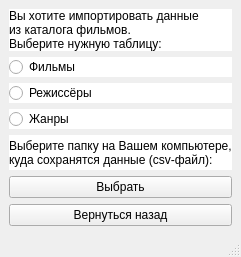
<?xml version="1.0" encoding="UTF-8"?>
<ui version="4.0">
 <class>MainWindow</class>
 <widget class="QMainWindow" name="MainWindow">
  <property name="geometry">
   <rect>
    <x>0</x>
    <y>0</y>
    <width>221</width>
    <height>257</height>
   </rect>
  </property>
  <property name="windowTitle">
   <string>MainWindow</string>
  </property>
  <widget class="QWidget" name="centralwidget">
   <layout class="QVBoxLayout" name="verticalLayout">
    <item>
     <widget class="QLabel" name="label">
      <property name="styleSheet">
       <string notr="true">background-color: rgb(255, 255, 255);</string>
      </property>
      <property name="text">
       <string>Вы хотите импортировать данные
из каталога фильмов.
Выберите нужную таблицу:</string>
      </property>
     </widget>
    </item>
    <item>
     <widget class="QRadioButton" name="films">
      <property name="styleSheet">
       <string notr="true">background-color: rgb(255, 255, 255);</string>
      </property>
      <property name="text">
       <string>Фильмы</string>
      </property>
     </widget>
    </item>
    <item>
     <widget class="QRadioButton" name="directors">
      <property name="styleSheet">
       <string notr="true">background-color: rgb(255, 255, 255);</string>
      </property>
      <property name="text">
       <string>Режиссёры</string>
      </property>
     </widget>
    </item>
    <item>
     <widget class="QRadioButton" name="genres">
      <property name="styleSheet">
       <string notr="true">background-color: rgb(255, 255, 255);</string>
      </property>
      <property name="text">
       <string>Жанры</string>
      </property>
     </widget>
    </item>
    <item>
     <widget class="QLabel" name="label_2">
      <property name="styleSheet">
       <string notr="true">background-color: rgb(255, 255, 255);</string>
      </property>
      <property name="text">
       <string>Выберите папку на Вашем компьютере,
куда сохранятся данные (csv-файл):</string>
      </property>
     </widget>
    </item>
    <item>
     <widget class="QPushButton" name="choice">
      <property name="text">
       <string>Выбрать</string>
      </property>
     </widget>
    </item>
    <item>
     <widget class="QPushButton" name="returne">
      <property name="text">
       <string>Вернуться назад</string>
      </property>
     </widget>
    </item>
   </layout>
  </widget>
  <widget class="QMenuBar" name="menubar">
   <property name="geometry">
    <rect>
     <x>0</x>
     <y>0</y>
     <width>221</width>
     <height>21</height>
    </rect>
   </property>
  </widget>
  <widget class="QStatusBar" name="statusbar"/>
 </widget>
 <resources/>
 <connections/>
</ui>
